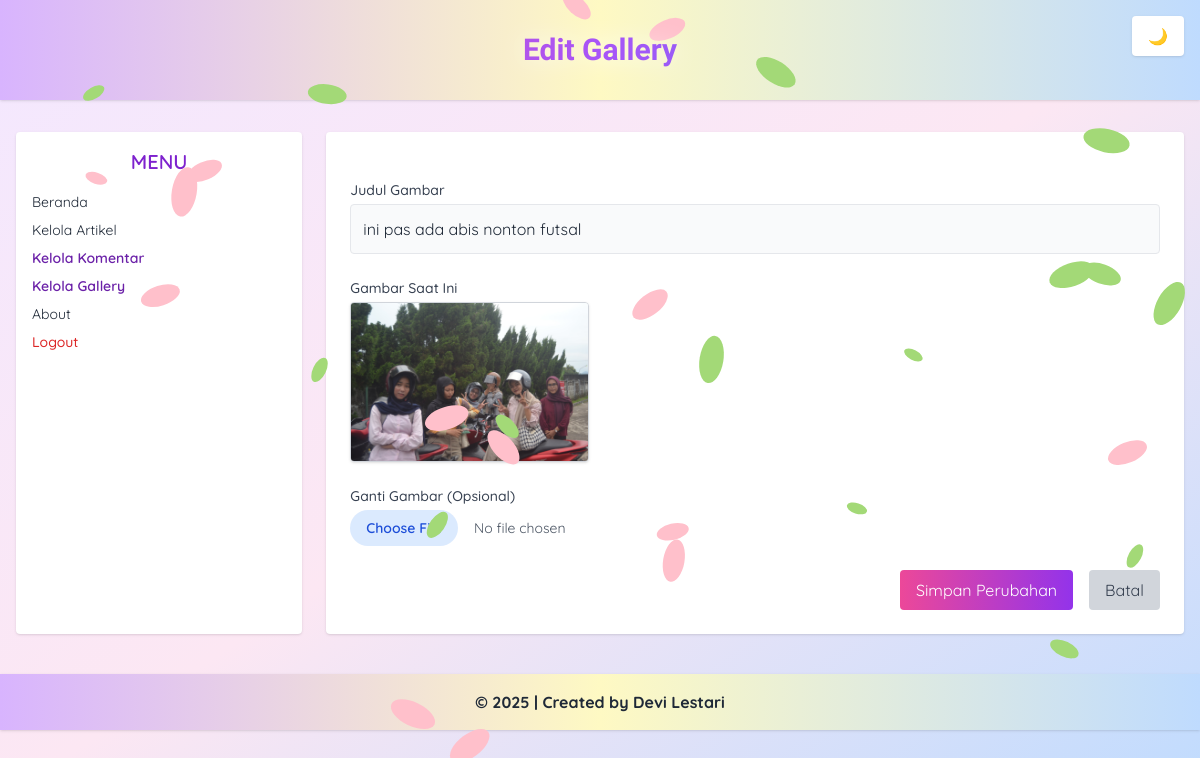
/admin/edit_gallery.php?id_gallery=9 (signed in), run on the app's committed database.
### tables this page shows
CREATE TABLE `tbl_gallery` (
  `id_gallery` int(5) NOT NULL,
  `judul` text NOT NULL,
  `foto` text NOT NULL
);

### admin/edit_gallery.php (the view, shortened to what this page needs)
<?php
include('../koneksi.php');
$id = $_GET['id_gallery'];
$sql = "SELECT * FROM tbl_gallery WHERE id_gallery = '$id'";
$query = mysqli_query($db, $sql);
$data = mysqli_fetch_array($query);
?>
<!DOCTYPE html>
<html lang="en" class="transition-colors duration-300">
<head>
  <script src="https://cdn.tailwindcss.com"></script>
</head>
<body class="bg-gradient-to-br from-purple-100 via-pink-100 to-blue-200
             text-gray-800 dark:bg-gradient-to-br dark:from-blue-900 dark:via-purple-900 dark:to-blue-900
             dark:text-violet-100 quicksand transition-all duration-300 min-h-screen relative">
<div class="absolute inset-0 pointer-events-none z-0 block dark:hidden">
</div>
<button id="toggleDark" class="fixed top-4 right-4 z-50 bg-white dark:bg-gray-800 text-black dark:text-white px-4 py-2 rounded shadow hover:scale-105 transition">
  🌙
</button>
<header class="bg-gradient-to-r from-purple-300 via-yellow-100 via-pink-200 to-blue-200
               dark:from-indigo-900 dark:via-purple-800 dark:to-indigo-900 text-center py-8 shadow dark:text-white">
  <h1 class="text-3xl font-bold [font-family:'Henny_Penny',cursive] bg-gradient-to-r from-pink-500 via-purple-500 to-blue-500 dark:text-yellow-200
             bg-clip-text text-transparent drop-shadow-[0_0_12px_rgba(255,255,255,0.8)]">
  </h1>
</header>
<div class="flex max-w-7xl mx-auto mt-8 px-4 gap-6">
  <aside class="w-1/4 bg-white dark:bg-gray-800 rounded shadow p-4 text-sm dark:text-gray-200">
    <h2 class="text-xl font-semibold text-purple-700 dark:text-pink-300 mb-4 text-center">MENU</h2>
    <ul class="space-y-2">
      <li><a href="beranda_admin.php" class="block hover:text-purple-600 dark:hover:text-pink-400">Beranda</a></li>
      <li><a href="data_artikel.php" class="block hover:text-purple-600 dark:hover:text-pink-400">Kelola Artikel</a></li>
      <li><a href="kelola_komentar.php" class="block font-semibold text-purple-800 dark:text-white">Kelola Komentar</a></li>
      <li><a href="data_gallery.php" class="block font-semibold text-purple-800 dark:text-white">Kelola Gallery</a></li>
      <li><a href="about.php" class="block hover:text-purple-600 dark:hover:text-pink-400">About</a></li>
      <li><a href="logout.php" onclick="return confirm('Apakah anda yakin ingin keluar?');"
             class="block text-red-600 hover:underline font-medium dark:text-red-400">Logout</a></li>
    </ul>
  </aside>
  <main class="w-3/4 bg-white dark:bg-gray-800 rounded shadow p-6">
    <form action="proses_edit_gallery.php" method="post" enctype="multipart/form-data" class="space-y-6">
      <div>
        <label for="judul" class="block text-sm font-medium text-gray-700 dark:text-gray-200 mb-1">Judul Gambar</label>
        <input type="text" id="judul" name="judul" required
               value="<?php echo htmlspecialchars($data['judul']); ?>"
               class="w-full p-3 border rounded bg-gray-50 dark:bg-gray-700 dark:text-white
                      dark:border-gray-600 focus:outline-none focus:ring focus:border-blue-500">
      </div>
      <div>
        <label class="block text-sm font-medium text-gray-700 dark:text-gray-200 mb-1">Gambar Saat Ini</label>
        <img src="../images/<?php echo $data['foto']; ?>" alt="Foto Lama"
             class="h-40 rounded shadow border border-gray-300 mb-3">
      </div>
      <div>
        <label for="foto" class="block text-sm font-medium text-gray-700 dark:text-gray-200 mb-1">Ganti Gambar (Opsional)</label>
        <input type="file" id="foto" name="foto" accept="image/*"
               class="block w-full text-sm text-gray-600 file:mr-4 file:py-2 file:px-4
                      file:rounded-full file:border-0 file:font-semibold
                      file:bg-blue-100 file:text-blue-700 hover:file:bg-blue-200 dark:file:bg-purple-200 dark:file:text-purple-900">
      </div>
      <div class="flex justify-end space-x-4">
        <button type="submit"
                class="bg-gradient-to-r from-pink-500 to-purple-600 text-white px-4 py-2 rounded hover:brightness-110 transition">
          Simpan Perubahan
        </button>
        <a href="data_gallery.php"
           class="bg-gray-300 dark:bg-gray-600 text-gray-700 dark:text-white px-4 py-2 rounded hover:bg-gray-400 dark:hover:bg-gray-500 transition">
          Batal
        </a>
      </div>
    </form>
  </main>
</div>
<footer class="bg-gradient-to-r from-purple-300 via-yellow-100 via-pink-200 to-blue-200
               dark:from-indigo-900 dark:via-purple-800 dark:to-indigo-900
               text-center py-4 shadow dark:text-white
               text-center py-4 mt-10 font-bold transition-all duration-300">
  &copy; <?php echo date('Y'); ?> | Created by Devi Lestari
</footer>
</body>
</html>

### admin/edit_gallery.php (style rules this page uses)
.quicksand { font-family: 'Quicksand', sans-serif; }

### data on the page
tbl_gallery: judul "ini pas ada abis nonton futsal", foto (picture)
